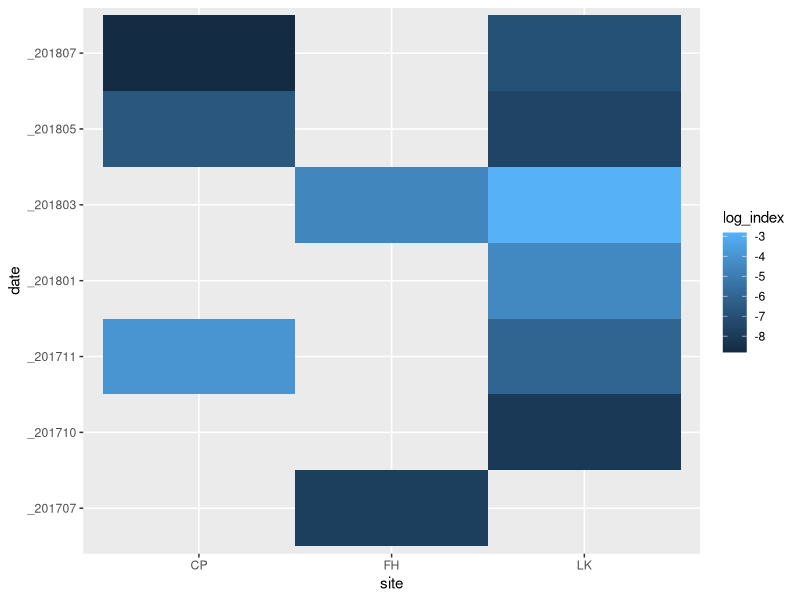
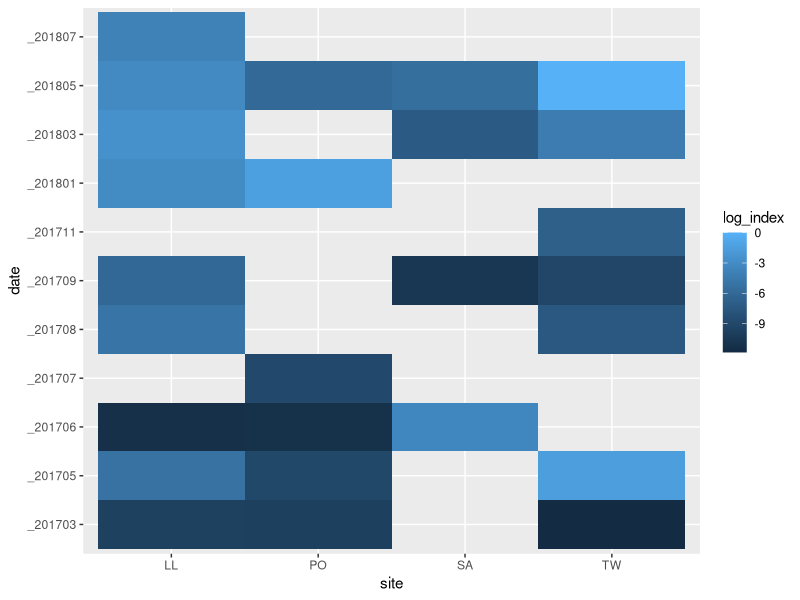

The R script that drew these images, in order:
#===================================================
# Joe Duprey
# Benthic eDNA index heatmap 
# and by phylum/higher taxonomy?
# last edited 06/10/2021
#===================================================

library('tidyverse')
library('ggplot2')
library('dplyr')

myIndex <- read.csv("../data/eDNAindex.avg.reps.csv")

myIndex <- myIndex %>% 
  separate(col=sample, remove=FALSE, into=c("site", "date"), sep = 2)

kelp <- myIndex %>%
  filter(species %in% c('Littorina plena')) %>%
  filter(site %in% c('CP','FH', 'LK'))

snails <- myIndex %>%
  filter(species %in% c('Littorina plena')) %>%
  filter(site %in% c('LL','TW','SA','PO'))


ggplot(kelp, aes(site, date, fill=log_index)) +
  geom_tile()

ggplot(snails, aes(site, date, fill=log_index)) +
  geom_tile()
